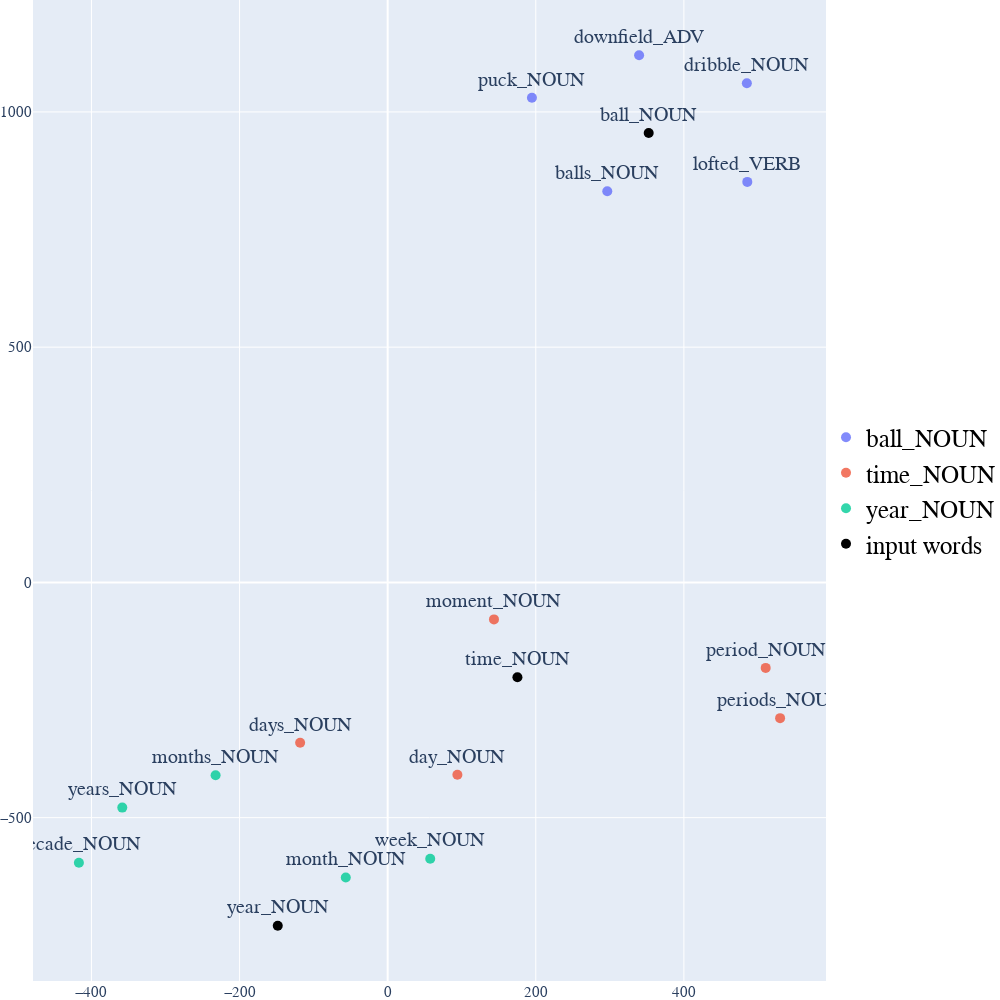

The notebook cell saved with this chart:
### Markdown cell above
### Plotanje tehnikom t-SNE u 2 dimenzije:

### Code cell
def display_tsne_scatterplot_2D(model, user_input=None, words=None, label=None, color_map=None, perplexity = 0, learning_rate = 0, iteration = 0, topn=5, sample=10):

    if words == None:
        if sample > 0:
            words = np.random.choice(list(model.vocab.keys()), sample)
        else:
            words = [ word for word in model.vocab ]
    
    word_vectors = np.array([model[w] for w in words])
    
    two_dim = TSNE(n_components = 2, random_state=0, perplexity = perplexity, learning_rate = learning_rate, n_iter = iteration).fit_transform(word_vectors)[:,:2]


    data = []


    count = 0
    for i in range (len(user_input)):

                trace = go.Scatter(
                    x = two_dim[count:count+topn,0], 
                    y = two_dim[count:count+topn,1],  
                    text = words[count:count+topn],
                    name = user_input[i],
                    textposition = "top center",
                    textfont_size = 20,
                    mode = 'markers+text',
                    marker = {
                        'size': 10,
                        'opacity': 0.8,
                        'color': 2
                    }
       
                )
                
                data.append(trace)
                count = count+topn

    trace_input = go.Scatter(
                    x = two_dim[count:,0], 
                    y = two_dim[count:,1],  
                    text = words[count:],
                    name = 'input words',
                    textposition = "top center",
                    textfont_size = 20,
                    mode = 'markers+text',
                    marker = {
                        'size': 10,
                        'opacity': 1,
                        'color': 'black'
                    }
                    )
            
    data.append(trace_input)
    
# Configure the layout

    layout = go.Layout(
        margin = {'l': 0, 'r': 0, 'b': 0, 't': 0},
        showlegend=True,
        legend=dict(
        x=1,
        y=0.5,
        font=dict(
            family="Courier New",
            size=25,
            color="black"
        )),
        font = dict(
            family = " Courier New ",
            size = 15),
        autosize = False,
        width = 1000,
        height = 1000
        )


    plot_figure = go.Figure(data = data, layout = layout)
    plot_figure.show()
    
display_tsne_scatterplot_2D(word_vectors, user_input, similar_word, labels, color_map, 5, 500, 10000)

### Figure 1 — Plotly figure (JSON) as saved in the notebook; plotly's stock layout.template omitted (floating-point values rounded to 4 significant figures)
{"data": [{"marker": {"color": 2, "opacity": 0.8, "size": 10}, "mode": "markers+text", "name": "ball_NOUN", "text": ["balls_NOUN", "downfield_ADV", "dribble_NOUN", "puck_NOUN", "lofted_VERB"], "textfont": {"size": 20}, "textposition": "top center", "type": "scatter", "x": [296.6, 339.5, 485.0, 194.8, 485.6], "y": [831.5, 1120.0, 1061.0, 1030.0, 851.2]}, {"marker": {"color": 2, "opacity": 0.8, "size": 10}, "mode": "markers+text", "name": "time_NOUN", "text": ["day_NOUN", "moment_NOUN", "days_NOUN", "period_NOUN", "periods_NOUN"], "textfont": {"size": 20}, "textposition": "top center", "type": "scatter", "x": [94.19, 143.6, -118.2, 510.5, 529.9], "y": [-408.9, -78.63, -341.0, -181.7, -288.5]}, {"marker": {"color": 2, "opacity": 0.8, "size": 10}, "mode": "markers+text", "name": "year_NOUN", "text": ["month_NOUN", "week_NOUN", "months_NOUN", "decade_NOUN", "years_NOUN"], "textfont": {"size": 20}, "textposition": "top center", "type": "scatter", "x": [-56.56, 57.47, -232.3, -416.9, -358.4], "y": [-627.2, -587.3, -410.0, -595.8, -478.6]}, {"marker": {"color": "black", "opacity": 1, "size": 10}, "mode": "markers+text", "name": "input words", "text": ["ball_NOUN", "time_NOUN", "year_NOUN"], "textfont": {"size": 20}, "textposition": "top center", "type": "scatter", "x": [352.5, 175.2, -148.4], "y": [955.3, -201.7, -729.7]}], "layout": {"autosize": false, "font": {"family": " Courier New ", "size": 15}, "height": 1000, "legend": {"font": {"color": "black", "family": "Courier New", "size": 25}, "x": 1, "y": 0.5}, "margin": {"b": 0, "l": 0, "r": 0, "t": 0}, "showlegend": true, "width": 1000}}
